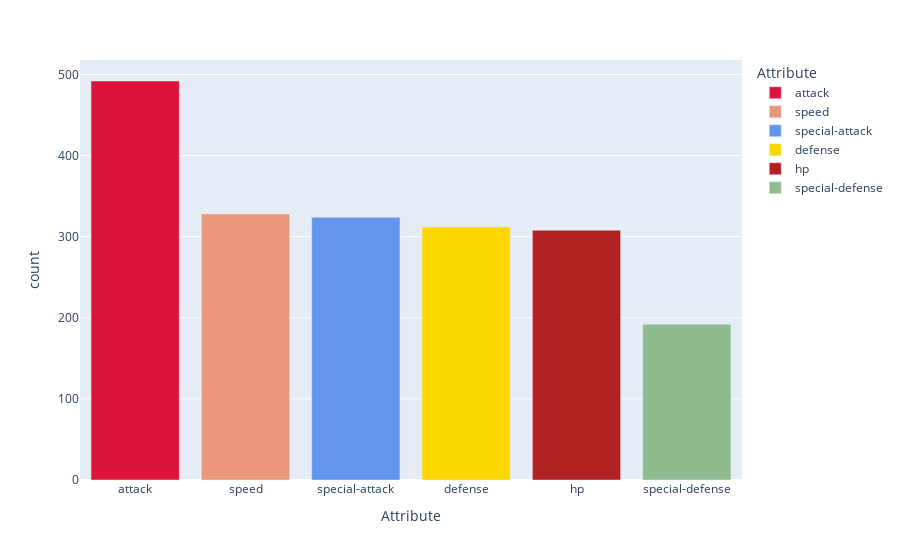

Source (notebook cell):
### Code cell
#overall attributes plot
attribute_colors= {'attack':'#DC143C','special-attack':'#6495ED','speed':'#E9967A','defense':'#FFD700','hp':'#B22222','special-defense':'#8FBC8F'}
attribute_plot = px.bar(attributes_df, x = 'Attribute', y = 'count', color='Attribute',color_discrete_map = attribute_colors)
attribute_plot.show()

### Figure 1 — Plotly figure (JSON) as saved in the notebook; plotly's stock layout.template omitted (floating-point values rounded to 4 significant figures)
{"data": [{"alignmentgroup": "True", "hovertemplate": "Attribute=%{x}<br>count=%{y}<extra></extra>", "legendgroup": "attack", "marker": {"color": "#DC143C", "pattern": {"shape": ""}}, "name": "attack", "offsetgroup": "attack", "orientation": "v", "showlegend": true, "textposition": "auto", "type": "bar", "x": ["attack"], "xaxis": "x", "y": [492], "yaxis": "y"}, {"alignmentgroup": "True", "hovertemplate": "Attribute=%{x}<br>count=%{y}<extra></extra>", "legendgroup": "speed", "marker": {"color": "#E9967A", "pattern": {"shape": ""}}, "name": "speed", "offsetgroup": "speed", "orientation": "v", "showlegend": true, "textposition": "auto", "type": "bar", "x": ["speed"], "xaxis": "x", "y": [328], "yaxis": "y"}, {"alignmentgroup": "True", "hovertemplate": "Attribute=%{x}<br>count=%{y}<extra></extra>", "legendgroup": "special-attack", "marker": {"color": "#6495ED", "pattern": {"shape": ""}}, "name": "special-attack", "offsetgroup": "special-attack", "orientation": "v", "showlegend": true, "textposition": "auto", "type": "bar", "x": ["special-attack"], "xaxis": "x", "y": [324], "yaxis": "y"}, {"alignmentgroup": "True", "hovertemplate": "Attribute=%{x}<br>count=%{y}<extra></extra>", "legendgroup": "defense", "marker": {"color": "#FFD700", "pattern": {"shape": ""}}, "name": "defense", "offsetgroup": "defense", "orientation": "v", "showlegend": true, "textposition": "auto", "type": "bar", "x": ["defense"], "xaxis": "x", "y": [312], "yaxis": "y"}, {"alignmentgroup": "True", "hovertemplate": "Attribute=%{x}<br>count=%{y}<extra></extra>", "legendgroup": "hp", "marker": {"color": "#B22222", "pattern": {"shape": ""}}, "name": "hp", "offsetgroup": "hp", "orientation": "v", "showlegend": true, "textposition": "auto", "type": "bar", "x": ["hp"], "xaxis": "x", "y": [308], "yaxis": "y"}, {"alignmentgroup": "True", "hovertemplate": "Attribute=%{x}<br>count=%{y}<extra></extra>", "legendgroup": "special-defense", "marker": {"color": "#8FBC8F", "pattern": {"shape": ""}}, "name": "special-defense", "offsetgroup": "special-defense", "orientation": "v", "showlegend": true, "textposition": "auto", "type": "bar", "x": ["special-defense"], "xaxis": "x", "y": [192], "yaxis": "y"}], "layout": {"barmode": "relative", "legend": {"title": {"text": "Attribute"}, "tracegroupgap": 0}, "margin": {"t": 60}, "xaxis": {"anchor": "y", "categoryarray": ["attack", "speed", "special-attack", "defense", "hp", "special-defense"], "categoryorder": "array", "domain": [0, 1], "title": {"text": "Attribute"}}, "yaxis": {"anchor": "x", "domain": [0, 1], "title": {"text": "count"}}}}
